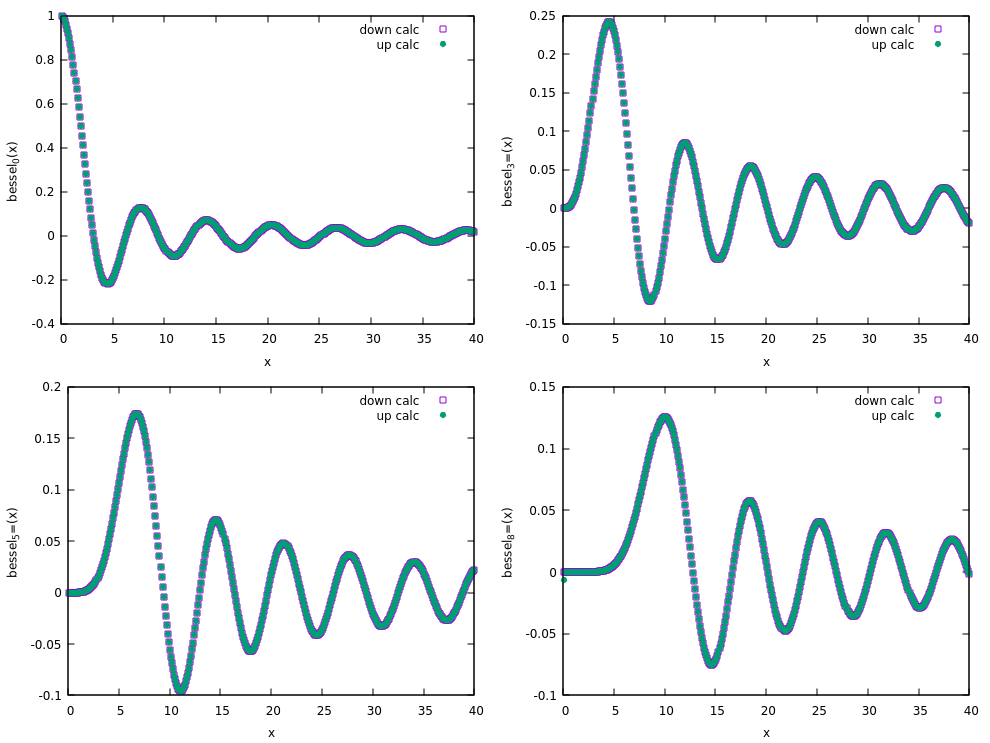

This chart was generated by the following gnuplot code:
# a simle gnuplot macro

#set xlabel "x"
#set ylabel "bessel_0(x)"

#plot "bessel0.dat" using 1:2 pt 19 title "down calc", "bessel0.dat" using 1:3 pt 15 title "up calc"

### Start multiplot (2x2 layout) - from documentation
set multiplot layout 2,2 rowsfirst
# --- GRAPH a
set xlabel "x"
set ylabel "bessel_0(x)"
plot "bessel0.dat" using 1:2 pt 19 title "down calc", "bessel0.dat" using 1:3 pt 15 title "up calc"
# --- GRAPH b
set xlabel "x"
set ylabel "bessel_3=(x)"
plot "bessel3.dat" using 1:2 pt 19 title "down calc", "bessel3.dat" using 1:3 pt 15 title "up calc"
# --- GRAPH c
set xlabel "x"
set ylabel "bessel_5=(x)"
plot "bessel5.dat" using 1:2 pt 19 title "down calc", "bessel5.dat" using 1:3 pt 15 title "up calc"
# --- GRAPH d
set xlabel "x"
set ylabel "bessel_8=(x)"
plot "bessel8.dat" using 1:2 pt 19 title "down calc", "bessel8.dat" using 1:3 pt 15 title "up calc"
unset multiplot
### End multiplot
